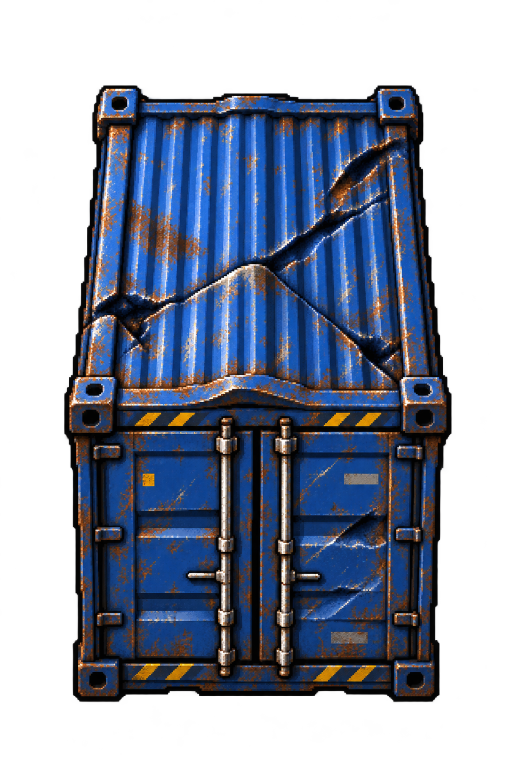
#> input picture assets/production/v10.2/handoff/terra_giro1_20261027/master/cobalto_colpito_master.png, 1024 x 1536 px (shown at 1/2 size); its folder holds only this picture in this run
$ python esporta_container.py
#> lines starting #> are read from the running program, lines starting #| are printed output that depends on the picture; after the words box and inside, x2 and y2 are one past the last pixel; in counts of white or black regions, pixels touching at a corner belong together
"""Esporta i sei master nella sagoma richiesta con Pillow e numpy."""
from pathlib import Path
import numpy as np
from PIL import Image

root = Path(__file__).resolve().parent
for path in sorted((root / 'master').glob('*_master.png')):
    name = path.name.removesuffix('_master.png')
    image = Image.open(path).convert('RGBA')
#> image is the input picture: PIL image 1024x1536 RGBA; mean R, G, B, A 30.3, 39.1, 58.2, 137.6
    pixels = np.array(image)
    pixels[pixels[:, :, 3] <= 24, 3] = 0
#> pixels: shape (1536, 1024, 4); 2.1% of pixels changed, all inside (x1, y1, x2, y2) = (0, 0, 1008, 1536)
    image = Image.fromarray(pixels)
    box = image.getchannel('A').getbbox()
#> box = (128, 170, 903, 1405)
    sprite = image.crop(box).resize((96, 147), Image.Resampling.LANCZOS)
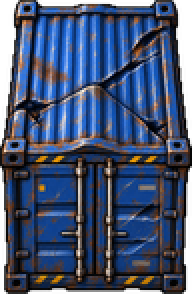
#> sprite: PIL image 96x147 RGBA (shown 2 times larger); mean R, G, B, A 44.5, 58.9, 89.1, 226.2; transparent parts drawn white
    canvas = Image.new('RGBA', (128, 192))
#> canvas: PIL image 128x192 RGBA; every value is 0
    canvas.paste(sprite, (16, 22))
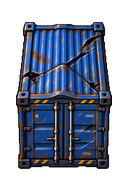
#> canvas: PIL image 128x192 RGBA; mean R, G, B, A 25.6, 33.8, 51.2, 129.9; transparent parts drawn white
    canvas.save(root / 'asset' / f'RACE_ashdocks_container_{name}.png')

$ run again, on assets/production/v10.2/handoff/terra_giro1_20261027/master/verde_normale_master.png
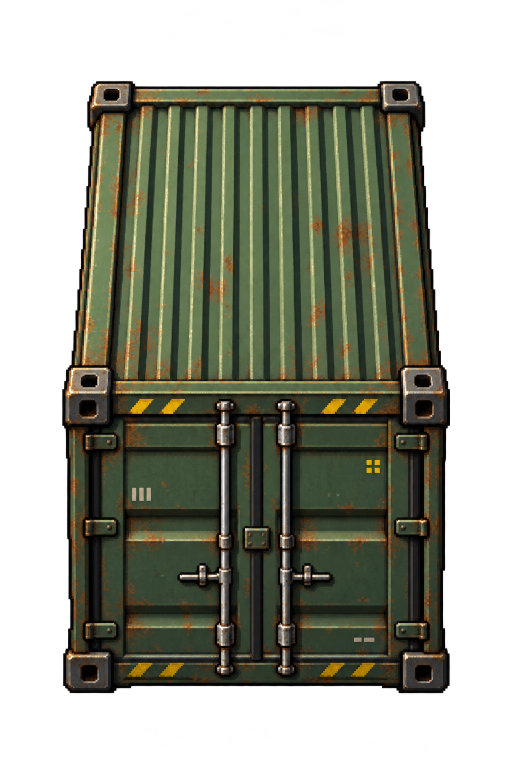
#> input picture assets/production/v10.2/handoff/terra_giro1_20261027/master/verde_normale_master.png, 1024 x 1536 px (shown at 1/2 size)
#> image is the input picture: PIL image 1024x1536 RGBA; mean R, G, B, A 48, 49.7, 34, 141
#> pixels: shape (1536, 1024, 4); 1.52% of pixels changed, all inside (x1, y1, x2, y2) = (0, 0, 1023, 1520)
#> box = (124, 161, 900, 1387)
#> `sprite = image.crop(box).resize((96, 147), Image.Resampling.LANCZOS)`:
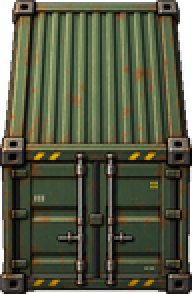
#> sprite: PIL image 96x147 RGBA (shown 2 times larger); mean R, G, B, A 67.6, 71.4, 49.3, 233.1; transparent parts drawn white
#> `canvas.paste(sprite, (16, 22))`:
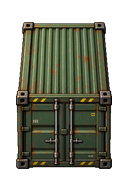
#> canvas: PIL image 128x192 RGBA; mean R, G, B, A 38.8, 41, 28.3, 133.9; transparent parts drawn white
